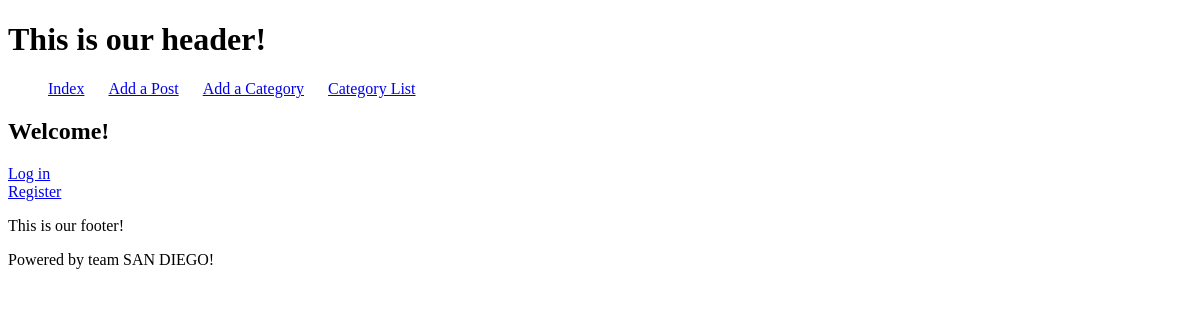
Before: / with the older database file.
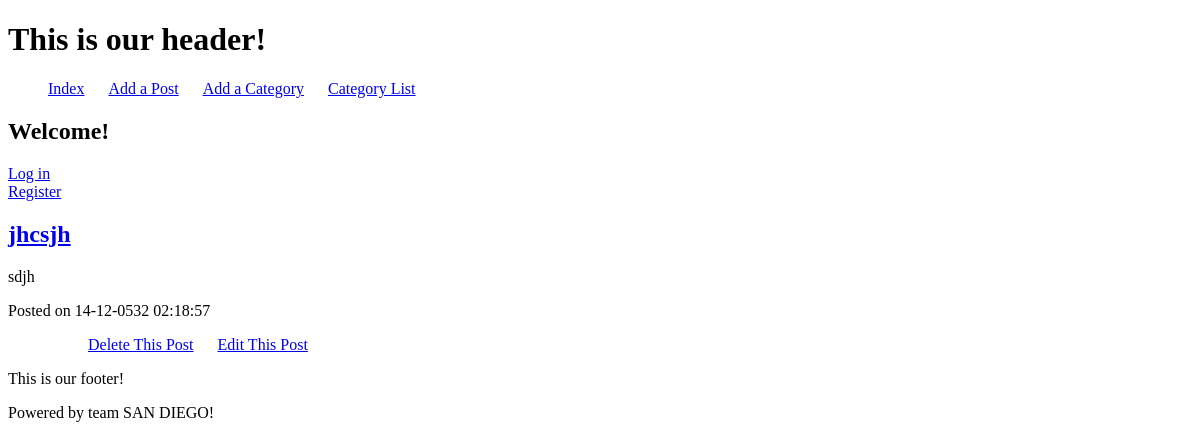
After: the same page with the newer database file.
### tables this page shows
CREATE TABLE IF NOT EXISTS `posts` (
  `id` int(11) NOT NULL,
  `title` varchar(255) NOT NULL,
  `article` text NOT NULL,
  `by` int(11) NOT NULL,
  `cat_id` int(11) NOT NULL,
  `date` int(11) NOT NULL
);

### index.php (called while the page is built, shortened)
<?php
require_once('resources/init.php');
$posts = isset($_GET['id']) ? get_posts($_GET['id'], null, $db) : get_posts(null, null, $db);
include_once DX_ROOT_DIR . 'views/templates/default_template.php';
?>

### resources/func/blog.php (called while the page is built, shortened)
<?php
function get_posts($id = null, $cat_id = null, $db)
{
    $query = "
            SELECT
                id, title, article, date, cat_id
            FROM posts";
    $query_params = array();
    try {
        $stmt = $db->prepare($query);
        $stmt->execute($query_params);
    } catch (PDOException $ex) {
        die("Failed to run query: " . $ex->getMessage());
    }
    $rows = $stmt->fetchAll();
    return $rows;
}
        ?>

### views/elements/welcome_screen.php (the view)
<?php if(!isset($_SESSION['user'])): ?>
<h2>Welcome!</h2>
<div>
    <a href="login.php">Log in</a><br />
    <a href="register.php">Register</a>
</div>
<?php endif ?>
<?php foreach ($posts as $post): ?>
    <h2><a href="index.php?id=<?php echo $post['id']?>"><?php echo htmlentities($post['title']) ?></a></h2>
    <div><?php echo nl2br(htmlentities($post['article'])) ?></div>
    <div>
        <p>
            Posted on <?php echo date('d-m-Y h:i:s', strtotime($post['date']))?>
        </p>
    </div>
    <menu>
        <ul>
            <li><a href="delete_post.php?id=<?=$post['id']?>">Delete This Post</a></li>
            <li><a href="edit_post.php?id=<?=$post['id']?>">Edit This Post</a></li>
        </ul>
    </menu>
<?php endforeach; ?>

Changed rows visible on the page:
added posts: title "jhcsjh", article "sdjh", date "14-12-0532 02:18:57"
